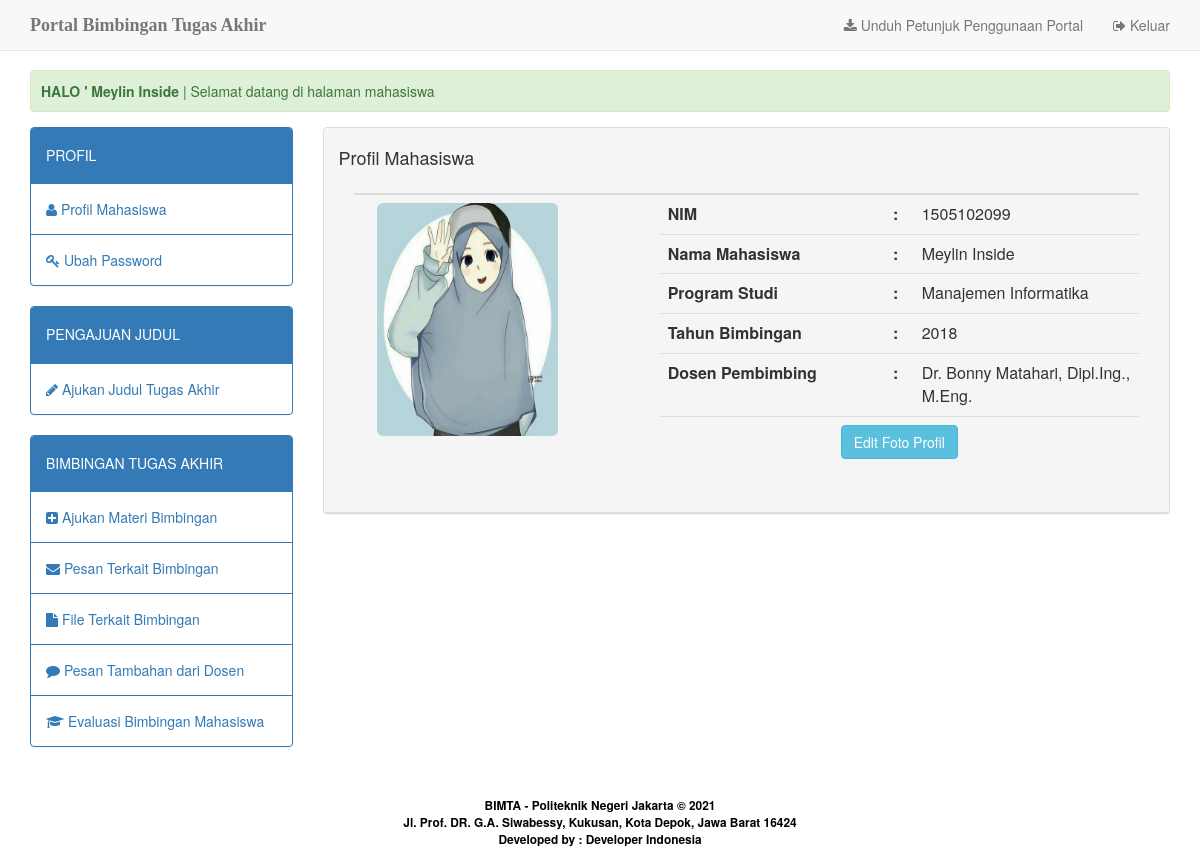
The app's page /home.php?apps=ubahmhs (signed in) with its own data.
### tables this page shows
CREATE TABLE `mahasiswa` (
  `nim` int(11) NOT NULL,
  `nm_mhs` varchar(30) NOT NULL,
  `th_bimbingan` year(4) NOT NULL,
  `id_prodi` int(2) NOT NULL,
  `id_dosen` int(3) NOT NULL,
  `foto` varchar(30) NOT NULL DEFAULT 'default.jpg',
  `username` char(10) NOT NULL,
  `password` char(10) NOT NULL,
  `status_user` varchar(9) NOT NULL DEFAULT 'mahasiswa'
);

CREATE TABLE `prodi` (
  `id_prodi` int(2) NOT NULL,
  `nama_prodi` varchar(30) NOT NULL,
  `jenjang` varchar(5) NOT NULL
);

CREATE TABLE `dosen` (
  `id_dosen` int(3) NOT NULL,
  `nip_dosen` char(18) NOT NULL,
  `nm_dosen` varchar(50) NOT NULL,
  `no_telp` char(12) DEFAULT NULL,
  `username` char(10) NOT NULL,
  `password` char(10) NOT NULL,
  `status_user` varchar(5) NOT NULL DEFAULT 'dosen'
);

### apps/app_ubahmhs/view.php (the view, shortened to what this page needs)
<div class="panel panel-default">
	<div class="panel-heading">
		<span>
			<h4>Profil Mahasiswa </h4>
		</span>
  <div class="panel-body">
		<table width="565" class="table table-hover" id="mahasiswa">
            <?php
	    		 	$stmt = $db_con->prepare("SELECT * FROM dosen, mahasiswa, prodi where mahasiswa.id_dosen=dosen.id_dosen && mahasiswa.nim ='$_SESSION[user_session]' && mahasiswa.id_prodi=prodi.id_prodi");
					$stmt->execute();
					if($stmt->rowCount() > 0)	{
					while($row=$stmt->fetch(PDO::FETCH_ASSOC)) {
				?>
	      	      <tr>
	        <td width="178" rowspan="6"><span class="col-xs-3"><img src="apps/app_ubahmhs/user_images/<?php echo $row['foto']; ?>" class="img-rounded" width="181" height="233" /></span></td>
	        <td width="167"><span style="width: 20%"><strong>NIM</strong></span></td>
	        <td width="10"><strong>:</strong></td>
	        <td width="167"><?php echo $row['nim']; ?></td>
          </tr>
	      <tr>
	        <td><span style="width: 40%"><strong>Nama Mahasiswa </strong></span></td>
	        <td><strong>:</strong></td>
	        <td><?php echo $row['nm_mhs']; ?></td>
          </tr>
	      <tr>
	        <td><span style="width: 40%"><strong>Program Studi </strong></span></td>
	        <td><strong>:</strong></td>
	        <td><?php echo $row['nama_prodi']; ?></td>
          </tr>
	      <tr>
	        <td><span style="width: 40%"><strong>Tahun Bimbingan </strong></span></td>
	        <td><strong>:</strong></td>
	        <td><?php echo $row['th_bimbingan']; ?></td>
          </tr>
	      <tr>
	        <td><span style="width: 40%"><strong>Dosen Pembimbing </strong></span></td>
	        <td><strong>:</strong></td>
            <td><?php echo $row['nm_dosen']; ?></td>
          </tr>
	      <tr>
	        <td colspan="3"><div align="center"><a class="btn btn-info" href="?apps=ubahmhs&amp;act=edit&amp;id=<?php echo $row['nim']; ?>" title="Edit Foto Profil">Edit Foto Profil </a></div></td>
          </tr>
          <?php
			} } ?>
        </table>
  </div>
</div>

### home.php (shortened to what this page needs)
<?php
	include_once 'dbconfig.php';
	$stmt = $db_con->prepare("SELECT * FROM dosen WHERE id_dosen=:uid");
	$stmt->execute(array(":uid"=>$_SESSION['user_session']));
	$row=$stmt->fetch(PDO::FETCH_ASSOC);
	$stmt2 = $db_con->prepare("SELECT * FROM mahasiswa WHERE nim=:uid");
	$stmt2->execute(array(":uid"=>$_SESSION['user_session']));
	$row2=$stmt2->fetch(PDO::FETCH_ASSOC);
	$stmt3 = $db_con->prepare("SELECT * FROM admin_prodi WHERE id_admin=:uid");
	$stmt3->execute(array(":uid"=>$_SESSION['user_session']));
	$row3=$stmt3->fetch(PDO::FETCH_ASSOC);
	$stmt4 = $db_con->prepare("SELECT * FROM kaprodi WHERE id_kaprodi=:uid");
	$stmt4->execute(array(":uid"=>$_SESSION['user_session']));
	$row4=$stmt4->fetch(PDO::FETCH_ASSOC);
?>
<!DOCTYPE html>
<html lang="en">
<head>
  <link href="assets/css/bootstrap.min.css" rel="stylesheet">
  <link href="assets/css/style.css" rel="stylesheet">
  <link href="assets/css/font-awesome.css" rel="stylesheet">
  <link href="assets/css/datatables.min.css" rel="stylesheet">
</head>
<body>
  <nav class="navbar navbar-default navbar-fixed-top">
    <div class="container">
      <div class="navbar-header">
        <a class="navbar-brand" href="./"><b>Portal Bimbingan Tugas Akhir</b><span class="style4"></span></a>
      </div>
      <div id="navbar" class="navbar-collapse collapse">
        <ul class="nav navbar-nav navbar-right">
          <?php if ($_SESSION['user_level']=='mahasiswa') {
			        echo "<li><a download href=petunjuk/mahasiswa.pdf><span class=\"fa fa-download\"></span> Unduh Petunjuk Penggunaan Portal</a></li>";
			        }
					elseif ($_SESSION['user_level']=='dosen') {
			        echo "<li><a download href=petunjuk/dosen.pdf><span class=\"fa fa-download\"></span> Unduh Petunjuk Penggunaan Portal</a></li>";
			        }
					elseif ($_SESSION['user_level']=='kaprodi') {
			        echo "<li><a download href=petunjuk/kaprodi.pdf><span class=\"fa fa-download\"></span> Unduh Petunjuk Penggunaan Portal</a></li>";
			        }
					 ?>
          <li><a href="logout.php"><span class="fa fa-sign-out"></span> Keluar</a></li>
        </ul>
      </div>
    </div>
  </nav>
  <div class="body-container">
    <div class="container">
      <div class='alert alert-success'>
        <marquee>
          <strong>HALO ' <?php
					if ($_SESSION['user_level']=='dosen') {echo $row['nm_dosen'];}
					elseif ($_SESSION['user_level']=='mahasiswa') {echo $row2['nm_mhs'];}
					elseif ($_SESSION['user_level']=='admin') {echo $row3['nm_admin'];}
					elseif ($_SESSION['user_level']=='kaprodi') {echo $row4['nm_kaprodi'];}
				?></strong> | Selamat datang di halaman <?php
					if ($_SESSION['user_level']=='dosen') {echo "dosen pembimbing tugas akhir";}
					elseif ($_SESSION['user_level']=='mahasiswa') {echo "mahasiswa";}
					elseif ($_SESSION['user_level']=='admin') {echo "administrator";}
					elseif ($_SESSION['user_level']=='kaprodi') {echo "kepala prodi";}
				?>
        </marquee>
      </div>
      <div class="row">
        <div class="col-md-3">
          <?php include 'apps/menu.php'; ?>
        </div>
        <div class="col-md-9">
          <?php include 'apps/content.php'; ?>
        </div>
      </div>
    </div>
    <center>
      <p>&nbsp;</p>
      <p><small style="color: #fff"><span class="style3" style="font-weight: bold;">BIMTA - Politeknik Negeri
            Jakarta &copy; <?php echo date('Y');?></span><br>
          <strong><span class="style3"><span class="style3">Jl. Prof. DR. G.A. Siwabessy, Kukusan, Kota Depok,
                Jawa Barat 16424<br>
                Developed by : Developer Indonesia
              </span></strong></small> </p>
    </center>
  </div>
  </div>
</body>
</html>

### assets/css/style.css (style rules this page uses)
body { background:#f1f9f9; }
.body-container { margin-top:70px; }
.navbar-brand { font-family:"Lucida Handwriting"; }

### home.php (style rules this page uses)
.style3 { color: #000000 }

### records on screen
mahasiswa: nm_mhs "Meylin Inside", foto (picture), nim "1505102099", id_prodi.nama_prodi "Manajemen Informatika", th_bimbingan "2018", id_dosen.nm_dosen "Dr. Bonny Matahari, Dipl.Ing., M.Eng."
